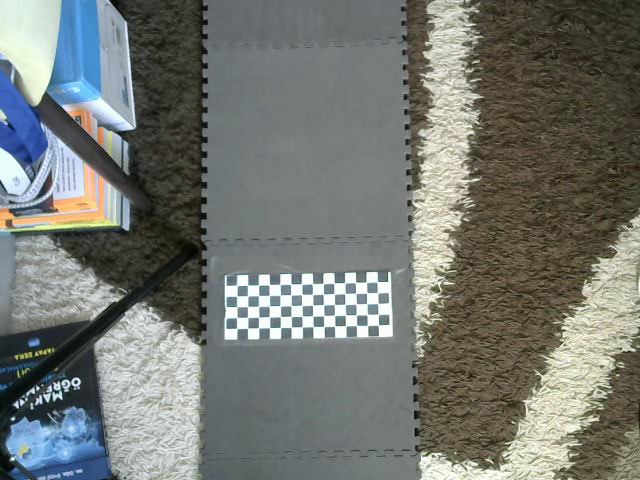
#> input picture frame 17 of tests/sphero1_270.mp4, 640 x 480 px
$ python set_finish_zone.py
#> lines starting #> are read from the running program, lines starting #| are printed output that depends on the picture; after the words box and inside, x2 and y2 are one past the last pixel; in counts of white or black regions, pixels touching at a corner belong together
#> further down, base_image is the input picture: shape (480, 640, 3); mean B, G, R 113.8, 119.3, 115.4
import cv2 as cv
import numpy as np


FINISH = {"X1": None, "X2": None, "Y": None}
MODE   = {"X1": False, "X2": False, "Y": False}
mx, my = None, None


def click_and_crop(event, x, y, flags, param):
    global mx, my, FINISH, MODE
    mx, my = x, y

    if event == cv.EVENT_LBUTTONDOWN:
        if MODE["X1"]:
            FINISH["X1"] = x
            print("X1 set ->", x)
        elif MODE["X2"]:
            FINISH["X2"] = x
            print("X2 set ->", x)
        elif MODE["Y"]:
            FINISH["Y"]  = y
            print("Y set  ->", y)


def draw_ui(img):
    panel_h, panel_w = 140, 260
    overlay = img.copy()
    cv.rectangle(overlay, (0,0), (panel_w, panel_h), (0,0,0), -1)
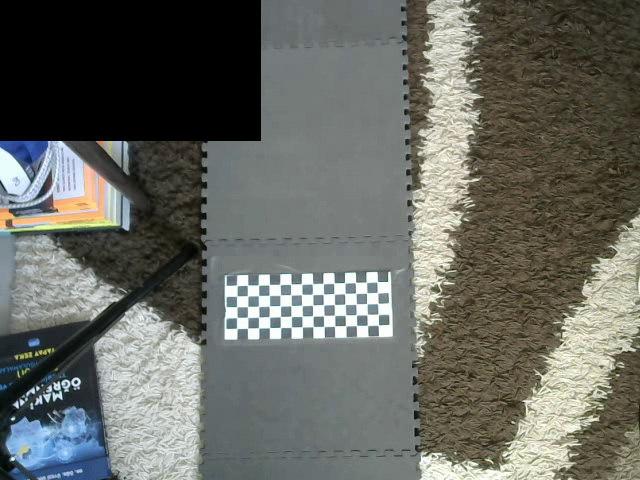
#> overlay: shape (480, 640, 3); 11.98% of pixels changed, all inside (x1, y1, x2, y2) = (0, 0, 261, 141)
    img[:] = cv.addWeighted(overlay, 0.5, img, 0.5, 0)
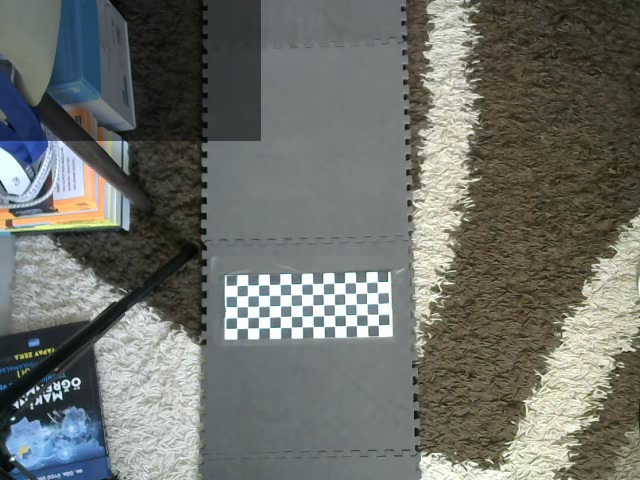
#> img: shape (480, 640, 3); mean B, G, R 106, 112, 109

    cv.putText(img, "press a: set X1 line", (8, 20),  cv.FONT_HERSHEY_SIMPLEX, 0.5, (24,221,245), 1, cv.LINE_AA)
    cv.putText(img, "press z: set X2 line", (8, 40),  cv.FONT_HERSHEY_SIMPLEX, 0.5, (24,221,245), 1, cv.LINE_AA)
    cv.putText(img, "press e: set Y line ", (8, 60),  cv.FONT_HERSHEY_SIMPLEX, 0.5, (24,221,245), 1, cv.LINE_AA)
    cv.putText(img, "press r: reset lines", (8, 80),  cv.FONT_HERSHEY_SIMPLEX, 0.5, (24,221,245), 1, cv.LINE_AA)
    cv.putText(img, "press c: continue   ", (8,100),  cv.FONT_HERSHEY_SIMPLEX, 0.5, (24,221,245), 1, cv.LINE_AA)
    cv.putText(img, "press ESC: cancel   ", (8,120),  cv.FONT_HERSHEY_SIMPLEX, 0.5, (24,221,245), 1, cv.LINE_AA)
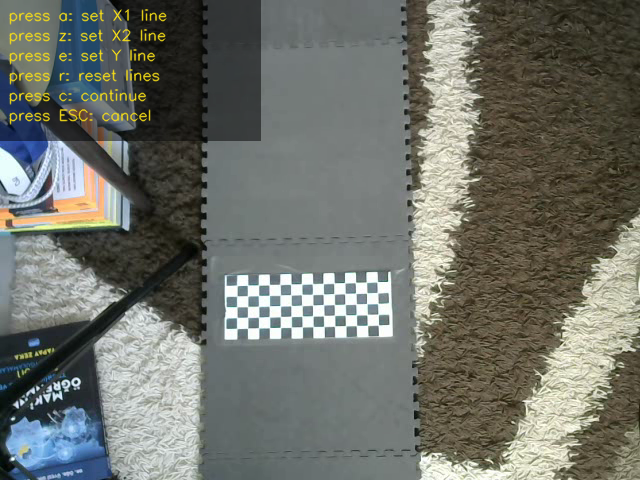
#> img: shape (480, 640, 3); mean B, G, R 105.5, 113, 110.3


def draw_lines(img, color=(0,0,255), thick=3):

#> called with color = (0, 0, 255), thick = 3
    h, w = img.shape[:2]
#> h = 480; w = 640
    if FINISH["X1"] is not None:
        x = int(FINISH["X1"])
        cv.line(img, (x, 0), (x, h), color, thick, cv.LINE_AA)
    if FINISH["X2"] is not None:
        x = int(FINISH["X2"])
        cv.line(img, (x, 0), (x, h), color, thick, cv.LINE_AA)
    if FINISH["Y"]  is not None:
        y = int(FINISH["Y"])
        cv.line(img, (0, y), (w, y), color, thick, cv.LINE_AA)


def draw_live_preview(img, color=(0,255,255), thick=2):

    global mx, my
    if mx is None or my is None:
        return
    h, w = img.shape[:2]
    if MODE["X1"] or MODE["X2"]:
        cv.line(img, (mx, 0), (mx, h), color, thick, cv.LINE_AA)
    elif MODE["Y"]:
        cv.line(img, (0, my), (w, my), color, thick, cv.LINE_AA)


#cap = cv.VideoCapture(1, cv.CAP_DSHOW)
cap = cv.VideoCapture("./sphero1_270.mp4")


ret, base_image = cap.read()

cap.release()


if not ret:
    exit()

window = "Select Finish Line"
cv.namedWindow(window, cv.WINDOW_KEEPRATIO)
cv.setMouseCallback(window, click_and_crop)

while True:

    display = base_image.copy()

    draw_ui(display)
    draw_lines(display)
    draw_live_preview(display)


    active = [k for k,v in MODE.items() if v]
    active_str = f"ACTIVE: {active[0]}" if active else "ACTIVE: none"

    cv.putText(display, active_str, (display.shape[1]-150, 25), cv.FONT_HERSHEY_SIMPLEX, 0.6, (50,240,50), 2, cv.LINE_AA)
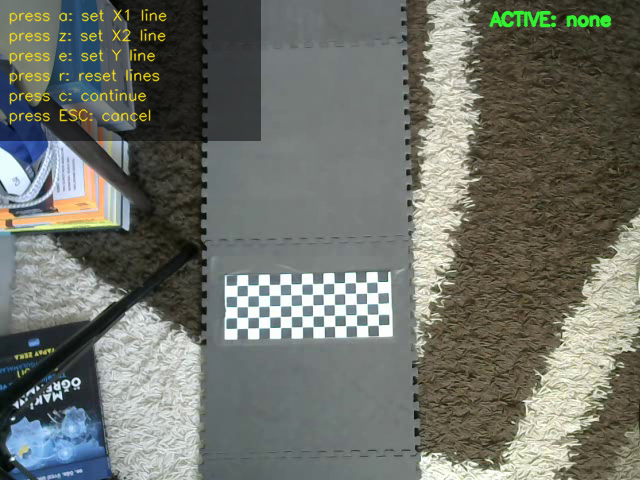
#> display: shape (480, 640, 3); 0.46% of pixels changed, all inside (x1, y1, x2, y2) = (488, 10, 612, 28)

    cv.imshow(window, display)
    key = cv.waitKey(10) & 0xFF
#> (key e is pressed here)

    if key == ord('a'):
        MODE["X1"], MODE["X2"], MODE["Y"] = True, False, False
    elif key == ord('z'):
        MODE["X1"], MODE["X2"], MODE["Y"] = False, True, False
    elif key == ord('e'):
        MODE["X1"], MODE["X2"], MODE["Y"] = False, False, True
    elif key == ord('r'):
        FINISH = {"X1": None, "X2": None, "Y": None}
        MODE   = {"X1": False, "X2": False, "Y": False}
        mx, my = None, None
    elif key == ord('c'):
        break
    elif key == 27:  # ESC
        FINISH = {"X1": None, "X2": None, "Y": None}
        break

cv.destroyAllWindows()


if all(v is not None for v in FINISH.values()):
    print("\nCopy these values into your main script:")
    print(f"FINISH_X1 = {FINISH['X1']}")
    print(f"FINISH_X2 = {FINISH['X2']}")
    print(f"FINISH_Y  = {FINISH['Y']}")
else:
    print("No region selected.")
